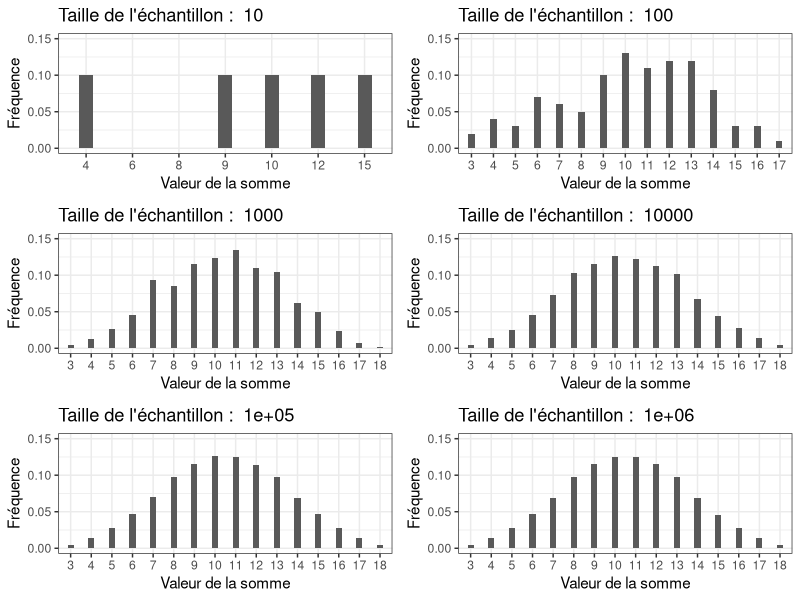
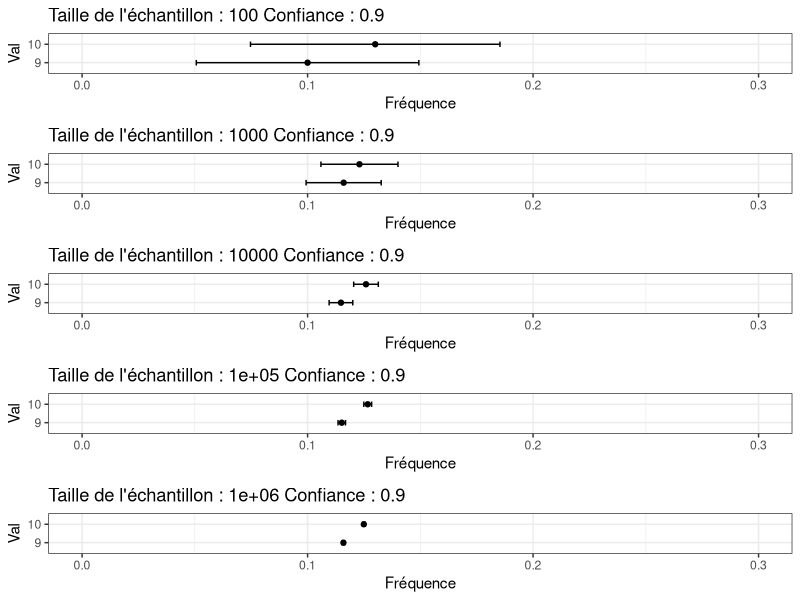
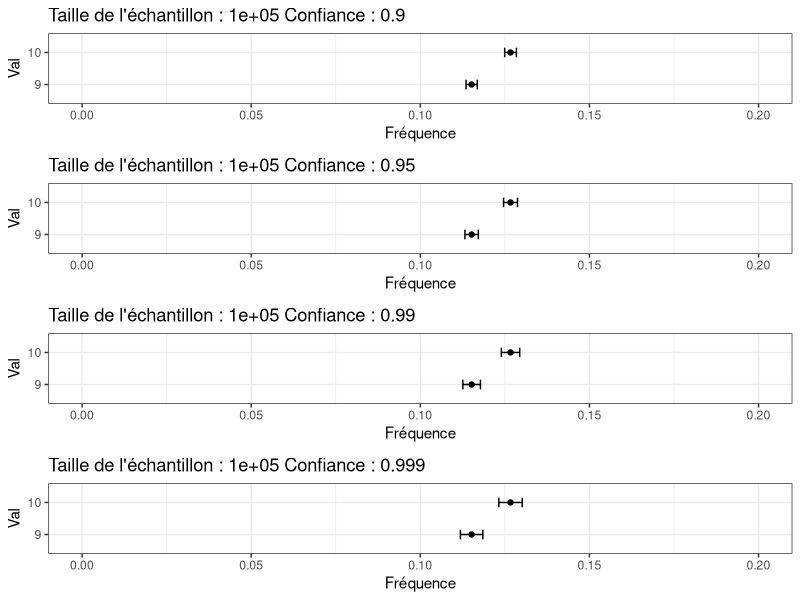

Source code (R) for these figures, in order: (Note: this script raises an error after producing the figures.)
## ---- chunk 1
knitr::opts_chunk$set(echo = TRUE)
## ---- chunk 2
# package
library(dplyr);
library(ggplot2);
library(gridExtra);
## ---- chunk 3
dice <- function(faces = 6, n = 100)
{
  sample(x = seq(from = 1, to = faces, by = 1), size=n, replace=TRUE);
}

# génère 10 tirages d'un dé à 6 faces
dice(6,10)
## ---- chunk 4
experiment <- function (faces = 6, n = 100)
{
  set.seed(42)
  dice1 <- dice(faces, n);
  dice2 <- dice(faces, n);
  dice3 <- dice(faces, n);

  data.frame(Dice1 = dice1,
             Dice2 = dice2,
             Dice3 = dice3);
}
# génère une expérience de 5 tirages de 3 dés à 6 faces
experiment(6,5)
## ---- chunk 5
experiment(6,1000) %>% 
  mutate(Sum = Dice1 + Dice2 + Dice3) %>% 
  group_by(Sum) %>% 
  summarize(N=n());
# calcule le nombre d'occurrences de chaque valeur possible de somme
## ---- chunk 6
Toscane <- function(faces =6, n = 100)
{
  experiment(faces,n) %>%
    mutate(Sum = Dice1 + Dice2 + Dice3) %>%
    ggplot(aes(x=as.factor(Sum))) +
    geom_bar(aes(y = (..count..)/sum(..count..)), width = .3) +
    xlab("Valeur de la somme")+ylab ("Fréquence") +
    ggtitle(paste("Taille de l'échantillon : ",n)) +
    # à modifier pour adapter et utiliser les facets
    ylim (0, 0.15) +
    theme_bw()
}
list(10,100,1000,10000,100000,1000000) %>%
lapply(function(taille) {
  Toscane( n = taille )
}) %>%
grid.arrange(ncol = 2,grobs=.);

## ---- chunk 7

Toscane_9_10_erreur <-function(faces = 6, n = 471, Confiance = 0.95 )
{
  Phi_alpha= qnorm(1-(1-Confiance)/2) ;

  experiment(faces,n) %>%
    mutate(Sum = Dice1 + Dice2 + Dice3,Taille=n()) %>%
    group_by(Sum,Taille) %>%
    summarize(N=n()) %>%
    mutate(Freq=N/Taille) %>%
    mutate(Ecart_type_Estime=sqrt(Freq*(1-Freq)),
         Erreur=Phi_alpha*Ecart_type_Estime/sqrt(Taille)) %>%
    filter((Sum == 9)|(Sum == 10))%>%
    ggplot(aes(x=Freq,xmin=Freq-Erreur,xmax=Freq+Erreur,y=as.factor(Sum))) +
    geom_point()+
    geom_errorbarh(height=.3)+
    xlab("Fréquence")+ylab ("Val") +
    xlim(0,0.3)+
    labs(title = paste("Taille de l'échantillon :",n,"Confiance :",Confiance)  )+
#    ylim (, ) +
    theme_bw()
}

list(100,1000,10000,100000,1000000) %>%
lapply(function(taille) {
  Toscane_9_10_erreur( n = taille , Confiance = 0.90)
}) %>%
grid.arrange(ncol = 1,grobs=.);

## ---- chunk 8

Toscane_9_10_erreur <-function(faces = 6, n = 1000, Confiance = 0.95 )
{
  Phi_alpha= qnorm(1-(1-Confiance)/2) ;

  experiment(faces,n) %>%
    mutate(Sum = Dice1 + Dice2 + Dice3,Taille=n()) %>%
    group_by(Sum,Taille) %>%
    summarize(N=n()) %>%
    mutate(Freq=N/Taille) %>%
    mutate(Ecart_type_Estime=sqrt(Freq*(1-Freq)),
         Erreur=Phi_alpha*Ecart_type_Estime/sqrt(Taille)) %>%
    filter((Sum == 9)|(Sum == 10))%>%
    ggplot(aes(x=Freq,xmin=Freq-Erreur,xmax=Freq+Erreur,y=as.factor(Sum))) +
    geom_point()+
    geom_errorbarh(height=.3)+
    xlab("Fréquence")+ylab ("Val") +
    xlim(0,0.2)+
    labs(title = paste("Taille de l'échantillon :",n,"Confiance :",Confiance)  )+
#    ylim (, ) +
    theme_bw()
}
list(0.9,0.95,0.99,0.999) %>%
lapply(function(Param_Confiance) {
  Toscane_9_10_erreur( n = 100000 , Confiance = Param_Confiance)
}) %>%
grid.arrange(ncol = 1,grobs=.);

## ---- chunk 9
faces = 6 ;

d = data.frame();
for (de1 in seq(1,faces)){
 for (de2 in seq(1,faces)){
   for (de3 in seq(1,faces)){
     d <<- rbind(d, data.frame(Dice1 = de1, Dice2 = de2, Dice3 = de3));
   }
 }
}

d %>%
 mutate(Sum=Dice1+Dice2+Dice3, Total=n()) %>%
 group_by(Sum, Total) %>%
 summarize(N = n()) %>%
 ungroup () %>%
 mutate(P = N/sum(N)) -> d_theorique;

ggplot(data=d_theorique, aes(x=as.factor(Sum), y = P)) +
    geom_point(color = "red") +
    xlab("Valeur de la somme")+ylab ("Probabilité") +
    ggtitle("Probabilité théorique") +
    # à modifier pour adapter et utiliser les facets
    ylim (0, NA) +
    theme_bw()
## ---- chunk 10
Toscane_avec_theorie <- function(faces =6, n = 100)
{
  experiment(faces,n) %>%
    mutate(Sum = Dice1 + Dice2 + Dice3) %>%
    ggplot(aes(x=as.factor(Sum))) +
    geom_point(data=d_theorique, aes(x=as.factor(Sum), y = P), shape = 21, colour = "red", fill = "white", size = 2, stroke = 3)+
    geom_bar(aes(y = (..count..)/sum(..count..)), width = .3) +
    xlab("Valeur de la somme")+ylab ("Fréquence") +
    ggtitle(paste("Taille de l'échantillon : ",n)) +
    # à modifier pour adapter et utiliser les facets
    ylim (0, NA) +
    theme_bw()
}

list(10,100,1000,10000,100000,1000000) %>%
lapply(function(taille) {
  Toscane_avec_theorie( n = taille )
}) %>%
grid.arrange(ncol = 2,grobs=.)
## ---- chunk 11
p9 = 25/ 6^3
p10 = 27/6^3

